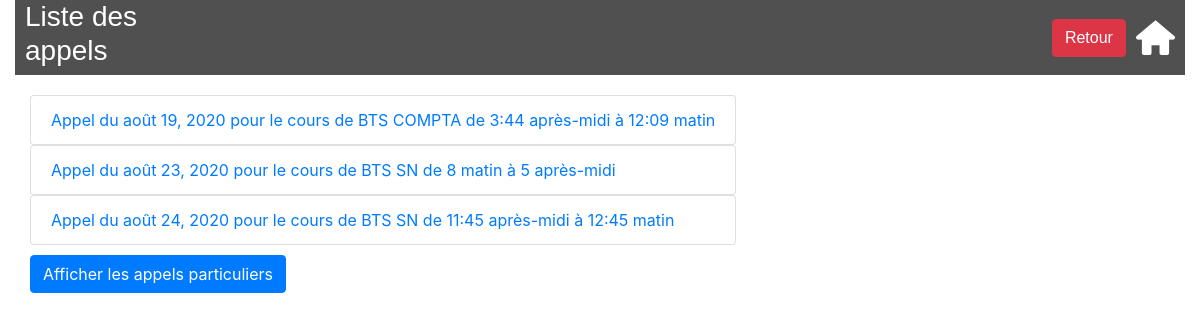
Page /lycee/calls on the earlier database version.
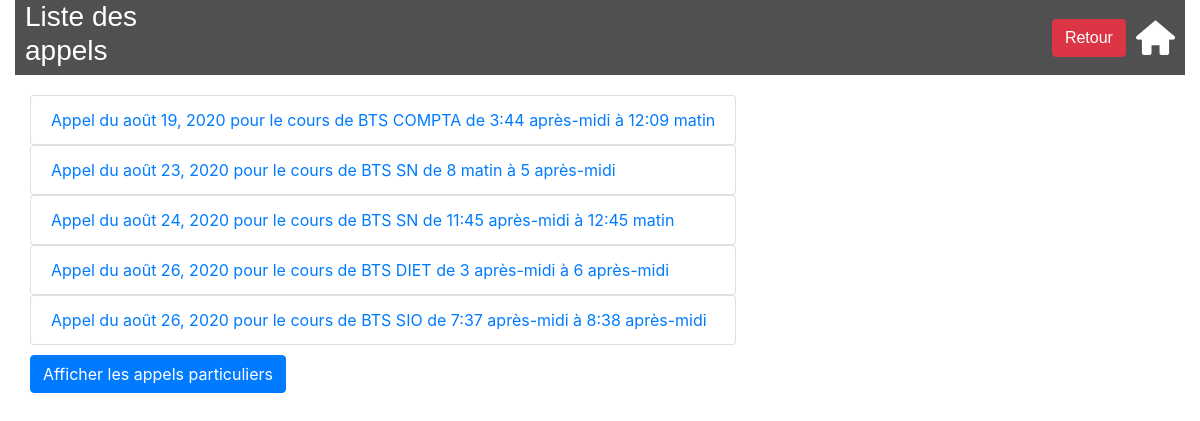
Same page on the later database version.
### lycee/models.py (models this page shows, shortened)
class Appel(models.Model):
    date = models.DateField(
        verbose_name="date de l'appel",
        blank=False,
        null=False
    )
    cursus = models.ForeignKey(
        Cursus,
        on_delete=models.CASCADE,  # necessaire selon la version de Django
        null=True
    )
    debut = models.TimeField(
        null=True
    )
    fin = models.TimeField(
        null=True
    )

class Cursus(models.Model):
    name = models.CharField(
        max_length=50,
        blank=False,
        null=True,
        default='aucun'
    )
    year_from_bac = models.SmallIntegerField(
        help_text="year since le bac",
        verbose_name="year",
        blank=False,
        null=True,
        default=0
    )
    scholar_year = models.CharField(
        max_length=9,
        blank=False,
        null=True,
        default='0000-00001'
    )

### lycee/views.py (the view)
def detailAppel(request):
    result_list = Appel.objects.order_by('date')
    resList = []
    for appel in result_list:
        templist = []
        cursus = Cursus.objects.get(id=appel.cursus.id)
        templist.append(appel.id)
        templist.append(appel.date)
        templist.append(cursus.name)
        templist.append(appel.debut)
        templist.append(appel.fin)
        resList.append(templist)
    context = {'liste': resList}
    return render(request, 'lycee/appel/list-appel.html', context)

### lycee/templates/lycee/appel/list-appel.html
{% extends "master.html" %}
{% load static %}
{% block title %}
    <h3>Liste des appels</h3>
{% endblock %}
{% block content %}
  {% if liste|length > 0 %}
    <ul class="list-group">
        {% for call in liste %}
        <a href="/lycee/listCall/{{call.0}}"><li class="list-group-item">Appel du {{call.1}} pour le cours de {{call.2}} de {{call.3}} à {{call.4}}</li></a>
        {% endfor %}
    </ul>
    <a href="/lycee/particularCalls"><button type="button" class="btn btn-primary">Afficher les appels particuliers</button></a>
  {% else %}
    <p> Pas d'appel.</p>
    <a href="/lycee/particularCalls"><button type="button" class="btn btn-primary">Afficher les appels particuliers</button></a>
  {% endif %}
{% endblock %}

### lycee/templates/master.html (shortened to what this page needs)
<!DOCTYPE html>
{% load static %}
<html>
    <head>
            <link rel="stylesheet" href="https://stackpath.bootstrapcdn.com/bootstrap/4.3.1/css/bootstrap.min.css">
        <link rel="stylesheet" type="text/css" href="{% static 'lycee/style.css' %}" />
    </head>
    <body>
        <div class="container">
            <header>
                <div class="page-header ">
                    <div>{% block title %}{% endblock %}</div>
                    <div class="buttons">
                        <div style="max-width: 6%"><a href="/lycee/"><img src="/static/lycee/house.png" class="img-fluid"></a></div>
                        <div><button onclick="goBack()" class="btn btn-danger">Retour</button></div>
                    </div>
                </div>
            </header>
            <div class="container">
                <div>{% block content %}{% endblock %}</div>
            </div>
        </div>
    </body>
</html>

### lycee/static/lycee/style.css (style rules this page uses)
.page-header { background-color: #505050; font-family: Arial; color: #FFFFFF; width: 100%; padding-left: 10px; display: flex; flex-direction: row; flex-wrap: nowrap; justify-content: space-between; align-items: center; margin-bottom: 10px; }
.buttons { display: flex; flex-direction: row-reverse; flex-wrap: nowrap; justify-content: right; align-items: center; }
.container { max-width:100% }
.img-fluid { height: auto; text-align: right; padding-left: 10px; padding-top: 10px; padding-bottom: 10px; padding-right: 10px; }
.list-group { padding-top: 10px; width: fit-content; padding-bottom: 10px; }

Differences in the rows shown:
added Appel: date "août 26, 2020", debut "3 après-midi", fin "6 après-midi"
now on this page (row unchanged): Cursus: name "BTS DIET"
added Appel: date "août 26, 2020", debut "7:37 après-midi", fin "8:38 après-midi"
now on this page (row unchanged): Cursus: name "BTS SIO"
Other differences:
new list line: "Appel du pour le cours de de à"
